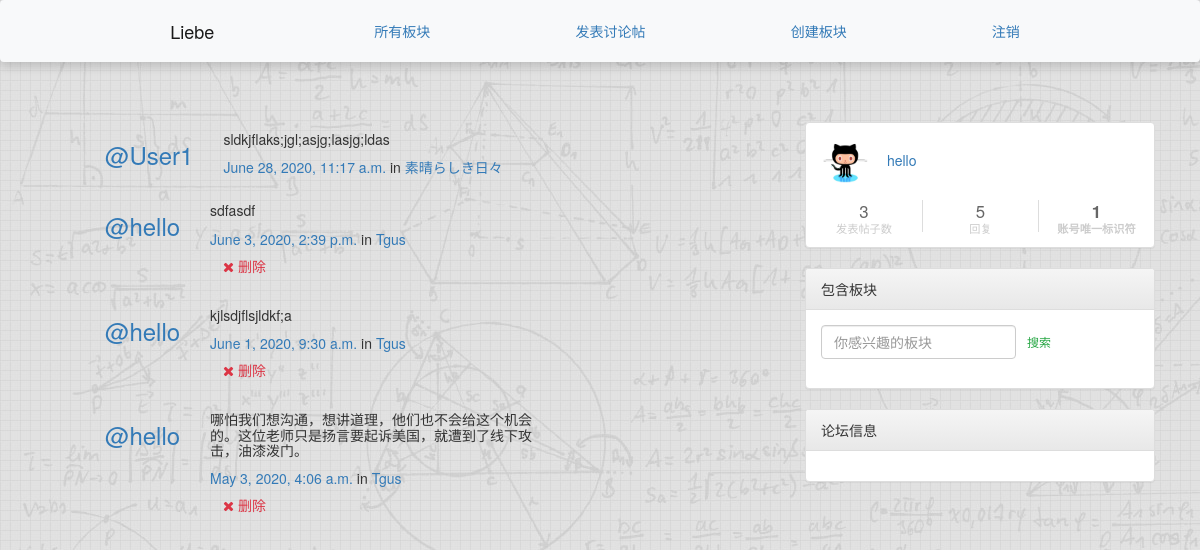
The app's page /posts/ (signed in) with its own data.
### posts/models.py (models this page shows, shortened)
class Post(models.Model):
    title = models.CharField(max_length=200, blank=True, null=True)
    user = models.ForeignKey(User, related_name="posts",on_delete=models.CASCADE)
    created_at = models.DateTimeField(auto_now=True)
    message = models.TextField()
    message_html = models.TextField(editable=False)
    group = models.ForeignKey(
        Group, related_name="posts",null=True,
        blank=True,on_delete=models.CASCADE
    )
    class Meta:
        ordering = ["-created_at"]
        unique_together = ["user", "message"]

### accounts/models.py (models this page shows, shortened)
class User(AbstractUser):
    signature = models.CharField(max_length=255, blank=True, null=True)
    head_img = models.ImageField(height_field=150, width_field=150, blank=True, null=True)
    friends = models.ManyToManyField("User", blank=True, related_name='followed_by')

### groups/models.py (models this page shows, shortened)
class Group(models.Model):
    name = models.CharField(max_length=255, unique=True)
    slug = models.SlugField(allow_unicode=True, unique=True)
    description = models.TextField(blank=True, default='')
    description_html = models.TextField(editable=False, default='', blank=True)
    members = models.ManyToManyField(User,through="GroupMember")
    class Meta:
        ordering = ["name"]

### posts/views.py (the view)
# urls.py: path('', views.PostList.as_view(), name="all"),
class PostList(SelectRelatedMixin, generic.ListView):
    model = models.Post
    select_related = ("user", "group")

### posts/templates/posts/post_list.html (shortened to what this page needs)
{% extends "posts/post_base.html" %}
{% load humanize %}
{% block post_content %}
<div class="col-md-8">
	{% for post in post_list %}
  {% include "posts/_post.html" %}
	{% endfor %}
</div>
{% endblock %}

### templates/base.html (shortened to what this page needs)
<!DOCTYPE>
<html>
{% load static %}
<head>
	<link rel="stylesheet" href="https://stackpath.bootstrapcdn.com/bootstrap/4.1.3/css/bootstrap.min.css"
>
	<link rel="stylesheet" href="https://maxcdn.bootstrapcdn.com/bootstrap/3.3.7/css/bootstrap-theme.min.css"
>
	<link href="https://maxcdn.bootstrapcdn.com/font-awesome/4.7.0/css/font-awesome.min.css" rel="stylesheet">
	<link rel="stylesheet" href="{% static 'simplesocial/css/master.css'%}">
	<link rel="stylesheet" href="{% static  'bootstrap.min.css' %}" />
	<link rel="stylesheet" href="{% static  'css/master.css' %}" />
</head>
<body>
	<nav class="navbar navbar-expand-lg navbar-light bg-light shadow fixed-top">
		<div class="container">
			<a class="navbar-brand" href="{% url 'home' %}">Liebe</a>
			<a class="nav-item nav-link" href="{% url 'groups:all' %}" class="btn btn-simple">所有板块</a>
			{% if user.is_authenticated %}
			<a class="nav-item nav-link" href="{% url 'posts:create' %}" class="btn btn-simple">发表讨论帖</a>
			{% if user.is_superuser %}
			<a class="nav-item nav-link" href="{% url 'groups:create' %}" class="btn btn-simple">创建板块</a>
			{% endif %}
			<a class="nav-item nav-link" href="{% url 'accounts:logout' %}" class="btn btn-simple">注销</a>
			{% else %}
			<a class="nav-item nav-link" href="{% url 'accounts:login' %}" class="btn btn-simple">登录</a>
			<a class="nav-item nav-link" href="{% url 'accounts:signup' %}" class="btn btn-simple">注册</a>
			{% endif %}
		</div>
	</nav>
	<div id="main" class="container">
		<div class="row">
			<div class="col-lg-8">
				<div class="container mycontent">
					{% block content %}
					{% endblock %}
				</div>
			</div>
			<div class="col-lg-4">
				{% if  user.is_authenticated %}
				<div class="panel panel-default">
					<div class="panel-body user-panel">
						<div class="panel-user-info">
							<div class="avatar-name">
								<a href="#">
									<img class="panel-avatar user-avatar" src="{% static  'image/3.jpg' %}" alt="" />
								</a>
								<span class="panel-username"><a href="#">{{ user.username }}</a></span>
							</div>
							<div class="row panel-user-meta">
								<div class="col-xs-4 panel-user-meta-item">
										<div class="text-center">
											<p class="panel-user-meta-item-value">
												{{  user.posts.count }}
											</p>
											<p class="panel-user-meta-item-title">发表帖子数</p>
										</div>
								</div>
								<div class="col-xs-4 panel-user-meta-item">
										<div class="text-center">
											<p class="panel-user-meta-item-value">
												{{ user.comments.count }}
											</p>
											<p class="panel-user-meta-item-title">回复</p>
										</div>
								</div>
								<div class="col-xs-4 panel-user-meta-item">
									<a href="#">
										<div class="text-center">
											<p class="panel-user-meta-item-value"><strong>{{ user.id }}</strong>
											</p>
											<p class="panel-user-meta-item-title"><strong>账号唯一标识符</strong></p>
										</div>
									</a>
								</div>
							</div>
						</div>
					</div>
				</div>
				{% endif %}
				{% block  theme_tag %}
				<div class="panel panel-default">
					<div class="panel-heading">包含板块</div>
					<div class="panel-body">
						<form class="form-inline" action="{% url 'groups:search_result' %}" method="post"
							id="searchForm">
							<input class="form-control-sm form-control" type="search" placeholder="你感兴趣的板块"
								aria-label="Search" name="group_name">
							<button class="btn btn-outline-success  btn-sm" type="submit" value="Submit">搜索</button>
						</form>
					</div>
				</div>
				<div class="panel panel-default">
					<div class="panel-heading">论坛信息</div>
					<div class="panel-body">
					</div>
				</div>
				{% endblock %}
			</div>
		</div>
	</div>
</body>
</html>

### posts/templates/posts/_post.html
<div class="media">
	<h3 class="mr-5"><a href="{% url 'accounts:profile' username=post.user.username %}">@{{ post.user.username }}</a></h3>
	<div class="media-body">
		<h5>{{ post.message_html|safe }}</h5>
			<time class="time"><a href="{% url 'posts:single' username=post.user.username pk=post.pk %}">{{ post.created_at }}</a></time>
			{% if post.group %}
			<span class="group-name">in <a href="#">{{ post.group.name }}</a></span>
			{% endif %}
		<div class="media-footer">
			{% if user.is_authenticated and post.user == user and not hide_delete %}
				<a href="{% url 'posts:delete' pk=post.pk %}" title="delete" class="btn btn-simple">
					<span class="fa fa-remove text-danger" aria-hidden="true"></span>
					<span class="text-danger icon-label">删除</span>
				</a>
			{% endif %}
		</div>
	</div>
</div>

### static/simplesocial/css/master.css (style rules this page uses)
body { background: url("../../img/bg.jpg"); }
img.user-avatar { width: 48px; height: 48px; }
.panel-username { margin-left: 1em; }
.panel-user-meta { margin-top: 1em; }
.panel-user-meta p { margin: 0; }
.panel-user-meta-item+.panel-user-meta-item { border-left: solid 1px #ddd; }
.panel-user-meta-item-value { color: #666; font-size: 1.2em; line-height: 1.4em; }
.panel-user-meta-item-title { color: #ccc; line-height: 0.8em; font-size: 0.8em; }
.user-panel { padding: 0.6em; }

### records on screen
Post: user.username "User1", message_html "sldkjflaks;jgl;asjg;lasjg;ldas", created_at "June 28, 2020, 11:17 a.m.", group.name "素晴らしき日々"
Post: user.username "hello", message_html "sdfasdf", created_at "June 3, 2020, 2:39 p.m.", group.name "Tgus", shows "删除"
Post: user.username "hello", message_html "kjlsdjflsjldkf;a", created_at "June 1, 2020, 9:30 a.m.", group.name "Tgus", shows "删除"
Post: user.username "hello", message_html "哪怕我们想沟通，想讲道理，他们也不会给这个机会的。这位老师只是扬言要起诉美国，就遭到了线下攻击，油漆泼门。", created_at "May 3, 2020, 4:06 a.m.", group.name "Tgus", shows "删除"
User: username "hello", posts.count "3", comments.count "5", id "1"
